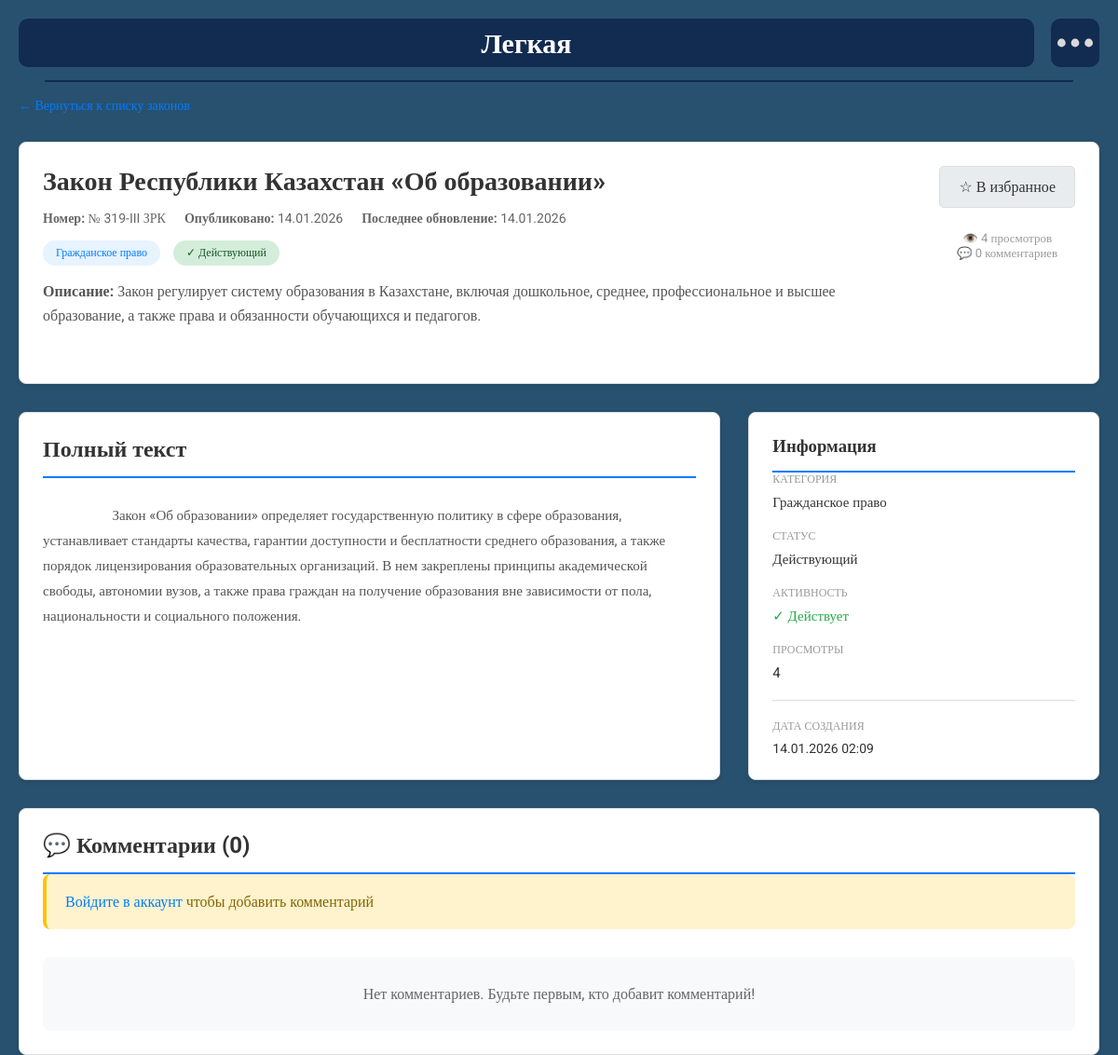
The app's page /law/zakon-respubliki-kazahstan-ob-obrazovanii/ with its own data.
### EZakon_app/models.py (models this page shows, shortened)
class Law(models.Model):
    CATEGORY_CHOICES = [
        ("civil", "Гражданское право"),
        ("criminal", "Уголовное право"),
        ("labor", "Трудовое право"),
        ("family", "Семейное право"),
        ("admin", "Административное право"),
        ("tax", "Налоговое право"),
        ("property", "Право собственности"),
        ("constitutional", "Конституционное право"),
        ("international", "Международное право"),
        ("commercial", "Коммерческое право"),
        ("other", "Другое"),
    ]
    STATUS_CHOICES = [
        ("active", "Действующий"),
        ("archived", "Архивированный"),
        ("draft", "Черновик"),
        ("deprecated", "Устаревший"),
    ]
    title = models.CharField("Название закона", max_length=500)
    number = models.CharField("Номер закона", max_length=100, unique=True)
    date_published = models.DateField("Дата опубликования")
    date_updated = models.DateField("Дата обновления", auto_now=True)
    description = models.TextField("Краткое описание")
    full_text = models.TextField("Полный текст")
    category = models.CharField("Категория", choices=CATEGORY_CHOICES, max_length=50)
    status = models.CharField(
        "Статус", choices=STATUS_CHOICES, default="active", max_length=20
    )
    is_active = models.BooleanField("Действующий", default=True)
    slug = models.SlugField(unique=True, editable=False, blank=True)
    views_count = models.IntegerField("Количество просмотров", default=0)
    created_at = models.DateTimeField(verbose_name="Время создания", auto_now_add=True)
    class Meta:
        verbose_name = "Закон"
        verbose_name_plural = "Законы"
        ordering = ["-date_published"]
        indexes = [
            models.Index(fields=["category", "-date_published"]),
            models.Index(fields=["status", "is_active"]),
            models.Index(fields=["slug"]),
        ]
    def save(self, *args, **kwargs):
        if not self.slug:
            self.slug = slugify(self.title)
        super().save(*args, **kwargs)
    def increment_views(self):
        self.views_count += 1
        self.save(update_fields=["views_count"])

### EZakon_app/views.py (the view)
# urls.py: path("law/<slug:slug>/", views.law_detail_page, name="law_detail"),
def law_detail_page(request, slug):
    law = get_object_or_404(Law, slug=slug)
    law.increment_views()
    history = law.history.all()[:5]
    comments = law.law_comments.all()
    is_favorited = False
    if request.user.is_authenticated:
        is_favorited = FavoriteLaw.objects.filter(user=request.user, law=law).exists()
    if request.method == "POST":
        if request.user.is_authenticated:
            form = LawCommentForm(request.POST)
            if form.is_valid():
                comment = form.save(commit=False)
                comment.law = law
                comment.author = request.user
                comment.save()
                return redirect("law_detail", slug=law.slug)
        else:
            return redirect("login_view")
    else:
        form = LawCommentForm()
    context = {
        "law": law,
        "history": history,
        "comments": comments,
        "form": form,
        "is_favorited": is_favorited,
    }
    return render(request, "law_detail.html", context)

### EZakon_app/templates/law_detail.html (shortened to what this page needs)
{% extends 'base.html' %}
{% load static %}
{% block header %}
<header class="header">
    <div class="container">
        <div class="header_box">
            <div class="search is-easy">
                Легкая
            </div>
            <div class="for_menu">
                <img src="{% static './images/Dots.svg' %}" alt="dots" class="dots" onclick="ShowMenu();">
            </div>
        </div>
    </div>
</header>
<div class="for_line">
    <hr class="line">
</div>
{% endblock %}
{% block content %}
<main>
    <div class="container">
        <div style="margin-bottom: 30px;">
            <a href="{% url 'all_laws_page' %}" style="color: #007bff; text-decoration: none; font-size: 14px;">
                ← Вернуться к списку законов
            </a>
        </div>
        <div class="law-header" style="background: white; padding: 25px; border-radius: 8px; margin-bottom: 30px; border: 1px solid #ddd; box-shadow: 0 2px 4px rgba(0,0,0,0.1);">
            <div style="display: flex; justify-content: space-between; align-items: start; margin-bottom: 20px;">
                <div style="flex: 1;">
                    <h1 style="margin: 0 0 15px 0; color: #333; font-size: 28px;">{{ law.title }}</h1>
                    <div style="display: flex; gap: 20px; margin-bottom: 15px; flex-wrap: wrap;">
                        <span style="color: #666; font-size: 14px;">
                            <strong>Номер:</strong> {{ law.number }}
                        </span>
                        <span style="color: #666; font-size: 14px;">
                            <strong>Опубликовано:</strong> {{ law.date_published|date:"d.m.Y" }}
                        </span>
                        <span style="color: #666; font-size: 14px;">
                            <strong>Последнее обновление:</strong> {{ law.date_updated|date:"d.m.Y" }}
                        </span>
                    </div>
                    <div style="margin-bottom: 15px;">
                        <span class="badge" style="display: inline-block; padding: 6px 14px; margin-right: 10px; background: #e7f3ff; color: #007bff; border-radius: 20px; font-size: 12px; font-weight: 500;">
                            {{ law.get_category_display }}
                        </span>
                        {% if law.status == 'active' %}
                            <span class="badge" style="display: inline-block; padding: 6px 14px; margin-right: 10px; background: #d4edda; color: #155724; border-radius: 20px; font-size: 12px; font-weight: 500;">
                                ✓ Действующий
                            </span>
                        {% elif law.status == 'deprecated' %}
                            <span class="badge" style="display: inline-block; padding: 6px 14px; margin-right: 10px; background: #f8d7da; color: #721c24; border-radius: 20px; font-size: 12px; font-weight: 500;">
                                ⚠ Устаревший
                            </span>
                        {% elif law.status == 'archived' %}
                            <span class="badge" style="display: inline-block; padding: 6px 14px; margin-right: 10px; background: #e2e3e5; color: #383d41; border-radius: 20px; font-size: 12px; font-weight: 500;">
                                📦 Архивированный
                            </span>
                        {% elif law.status == 'draft' %}
                            <span class="badge" style="display: inline-block; padding: 6px 14px; margin-right: 10px; background: #fff3cd; color: #856404; border-radius: 20px; font-size: 12px; font-weight: 500;">
                                ✏️ Черновик
                            </span>
                        {% endif %}
                    </div>
                    <p style="color: #555; font-size: 16px; line-height: 1.6; margin: 15px 0;">
                        <strong>Описание:</strong> {{ law.description }}
                    </p>
                </div>
                <div style="margin-left: 30px; text-align: center;">
                    {% if user.is_authenticated %}
                        {% if is_favorited %}
                            <a href="{% url 'remove_favorite_law' law.slug %}" class="btn" style="display: inline-block; padding: 12px 20px; background: #ffc107; color: #333; text-decoration: none; border-radius: 5px; border: none; cursor: pointer; font-weight: 500; margin-bottom: 10px;">
                                ⭐ В избранном
                            </a>
                        {% else %}
                            <a href="{% url 'add_favorite_law' law.slug %}" class="btn" style="display: inline-block; padding: 12px 20px; background: #e9ecef; color: #333; text-decoration: none; border-radius: 5px; border: 1px solid #ddd; cursor: pointer; font-weight: 500; margin-bottom: 10px;">
                                ☆ Добавить в избранное
                            </a>
                        {% endif %}
                    {% else %}
                        <a href="{% url 'login_view' %}" class="btn" style="display: inline-block; padding: 12px 20px; background: #e9ecef; color: #333; text-decoration: none; border-radius: 5px; border: 1px solid #ddd; cursor: pointer; font-weight: 500; margin-bottom: 10px;">
                            ☆ В избранное
                        </a>
                    {% endif %}
                    <div style="font-size: 13px; color: #999; margin-top: 15px;">
                        <div>👁️ {{ law.views_count }} просмотров</div>
                        <div>💬 {{ law.law_comments.count }} комментариев</div>
                    </div>
                </div>
            </div>
        </div>
        <div style="display: grid; grid-template-columns: 2fr 1fr; gap: 30px; margin-bottom: 30px;">
            <div class="law-full-text" style="background: white; padding: 25px; border-radius: 8px; border: 1px solid #ddd; box-shadow: 0 2px 4px rgba(0,0,0,0.1);">
                <h2 style="margin-top: 0; color: #333; border-bottom: 2px solid #007bff; padding-bottom: 15px;">Полный текст</h2>
                <div style="color: #555; line-height: 1.8; font-size: 15px; white-space: pre-wrap; word-wrap: break-word;">
                    {{ law.full_text }}
                </div>
            </div>
            <aside style="background: white; padding: 25px; border-radius: 8px; border: 1px solid #ddd; box-shadow: 0 2px 4px rgba(0,0,0,0.1); height: fit-content;">
                <h3 style="margin-top: 0; color: #333; border-bottom: 2px solid #007bff; padding-bottom: 15px;">Информация</h3>
                <div style="margin-bottom: 20px;">
                    <p style="margin: 0 0 8px 0; font-size: 12px; color: #999; text-transform: uppercase; font-weight: 500;">Категория</p>
                    <p style="margin: 0; color: #333; font-size: 15px;">{{ law.get_category_display }}</p>
                </div>
                <div style="margin-bottom: 20px;">
                    <p style="margin: 0 0 8px 0; font-size: 12px; color: #999; text-transform: uppercase; font-weight: 500;">Статус</p>
                    <p style="margin: 0; color: #333; font-size: 15px;">{{ law.get_status_display }}</p>
                </div>
                <div style="margin-bottom: 20px;">
                    <p style="margin: 0 0 8px 0; font-size: 12px; color: #999; text-transform: uppercase; font-weight: 500;">Активность</p>
                    <p style="margin: 0; color: #333; font-size: 15px;">
                        {% if law.is_active %}
                            <span style="color: #28a745;">✓ Действует</span>
                        {% else %}
                            <span style="color: #dc3545;">✗ Не действует</span>
                        {% endif %}
                    </p>
                </div>
                <div style="margin-bottom: 20px;">
                    <p style="margin: 0 0 8px 0; font-size: 12px; color: #999; text-transform: uppercase; font-weight: 500;">Просмотры</p>
                    <p style="margin: 0; color: #333; font-size: 15px;">{{ law.views_count }}</p>
                </div>
                <div style="padding-top: 20px; border-top: 1px solid #ddd;">
                    <p style="margin: 0 0 8px 0; font-size: 12px; color: #999; text-transform: uppercase; font-weight: 500;">Дата создания</p>
                    <p style="margin: 0; color: #333; font-size: 14px;">{{ law.created_at|date:"d.m.Y H:i" }}</p>
                </div>
            </aside>
        </div>
        <div class="law-comments" style="background: white; padding: 25px; border-radius: 8px; border: 1px solid #ddd; box-shadow: 0 2px 4px rgba(0,0,0,0.1);">
            <h2 style="margin-top: 0; color: #333; border-bottom: 2px solid #007bff; padding-bottom: 15px;">💬 Комментарии ({{ law.law_comments.count }})</h2>
            {% if user.is_authenticated %}
            <div style="margin-bottom: 30px; padding: 20px; background: #f8f9fa; border-radius: 8px;">
                <h3 style="margin-top: 0; color: #333; font-size: 16px; margin-bottom: 15px;">Добавить комментарий</h3>
                <form method="post" style="display: flex; flex-direction: column; gap: 15px;">
                    {% csrf_token %}
                    {{ form.text }}
                    <button type="submit" class="btn" style="padding: 12px 25px; background: #007bff; color: white; border: none; border-radius: 5px; cursor: pointer; font-weight: 500; align-self: flex-start;">
                        Опубликовать комментарий
                    </button>
                </form>
            </div>
            {% else %}
            <div style="margin-bottom: 30px; padding: 20px; background: #fff3cd; border-left: 4px solid #ffc107; border-radius: 8px;">
                <p style="margin: 0; color: #856404;">
                    <a href="{% url 'login_view' %}" style="color: #007bff; text-decoration: none;">Войдите в аккаунт</a>
                    чтобы добавить комментарий
                </p>
            </div>
            {% endif %}
            {% if comments %}
                <div style="display: flex; flex-direction: column; gap: 15px;">
                    {% for comment in comments %}
                        <div style="padding: 15px; background: #f8f9fa; border-radius: 8px; border-left: 4px solid #007bff;">
                            <div style="display: flex; justify-content: space-between; align-items: start; margin-bottom: 10px;">
                                <p style="margin: 0; color: #333; font-weight: 500;">
                                    {{ comment.author.username }}
                                </p>
                                <span style="font-size: 12px; color: #999;">
                                    {{ comment.created_at|date:"d.m.Y H:i" }}
                                </span>
                            </div>
                            <p style="margin: 10px 0 0 0; color: #555; line-height: 1.6;">
                                {{ comment.text }}
                            </p>
                        </div>
                    {% endfor %}
                </div>
            {% else %}
                <div style="text-align: center; padding: 30px; background: #f8f9fa; border-radius: 8px;">
                    <p style="color: #666;">Нет комментариев. Будьте первым, кто добавит комментарий!</p>
                </div>
            {% endif %}
        </div>
    </div>
</main>
{% endblock %}

### EZakon_app/static/CSS/style.css (style rules this page uses)
* { padding: 0; margin: 0; box-sizing: border-box; font-family: "Roboto", serif; }
:root { --blue: #122b50; --lightgray: #D9D9D9; --yelllow: #F6EA5D; --black: #1E1E1E; --gray: #A7A7A7; --white: #ffffff; --lightblue: #28516F; --heavygray: #A7A7A7; --card-padding: 20px; --card-border-radius: 12px; --card-shadow: 0 4px 8px rgba(0, 0, 0, 0.2); --card-hover-transform: translateY(-5px); --card-hover-shadow: 0 8px 16px rgba(0, 0, 0, 0.3); --toc-background: var(--blue); --toc-text-color: var(--white); --toc-link-color: var(--yelllow); }
a { text-decoration: none; }
body { background-color: var(--lightblue); }
.container { padding: 0 20px; }
.dots { background-color: var(--blue); border-radius: 10px; height:52px; width: 52px; padding:7px; margin-left: 18px; cursor: pointer; }
.for_menu { position: relative; }
.header_box { padding-top: 20px; display: flex; flex-direction: row; }
.search { height: 52px; display: flex; align-items: center; padding: 5px; background-color: var(--blue); border-radius: 10px; width: 100%; }
.for_line { display: flex; justify-content: center; }
.line { background-color: var(--blue); height: 2px; width: 90vw; border: none; border-radius: 30px; margin-bottom: 20px; margin-top: 10px; }
.line { background-color: var(--blue); height: 2px; width: 92vw; border: none; border-radius: 30px; margin-bottom: 15px; }
.is-easy { color: var(--white); font-size: 30px; font-weight: 700; text-align: center; justify-content: center; }

### records on screen
Law: title "Закон Республики Казахстан «Об образовании»", number "№ 319-III ЗРК", date_published "14.01.2026", date_updated "14.01.2026", category "Гражданское право", description "Закон регулирует систему образования в Казахстане, включая дошкольное, среднее, профессиональное и высшее образование, а также права и обязанности обучающихся и педагогов.", views_count "4", law_comments.count "0", full_text "Закон «Об образовании» определяет государственную политику в сфере образования, устанавливает стандарты качества, гарантии доступности и бесплатности среднего образования, а также порядок лицензирования образовательных организаций. В нем закреплены принципы академической свободы, автономии вузов, а также права граждан на получение образования вне зависимости от пола, национальности и социального положения.", status "Действующий", created_at "14.01.2026 02:09"
